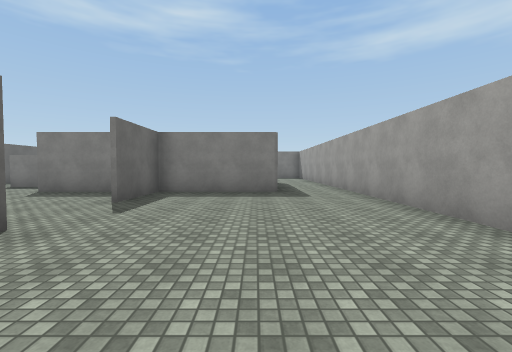
view 1 (above)

24 first-person views from a walk through a scene from a Unity 3-D project. The camera is 1.4 m above the floor, tilts 2° down and sees 90° across. The floor is counted in squares, 2.25 m on a side. Each view is taken from the middle of a square. On the plan, view 1 faces up. The plan holds only what a view shows up to about 9 squares ahead; the rest is blank. The place goes on beyond the plan. The player is left out. Surface patterns are stand-ins for the level's own textures.

view 2
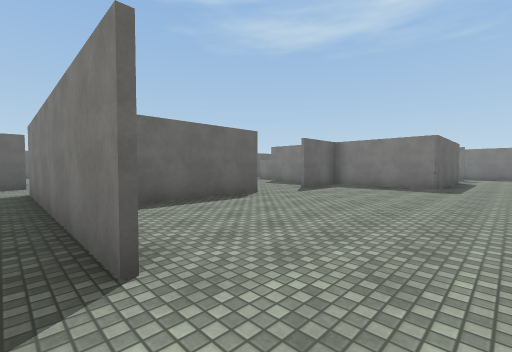

view 3
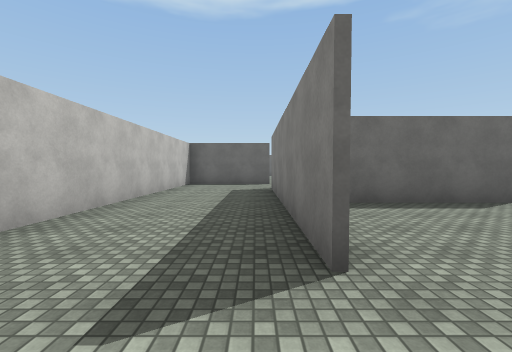

view 4
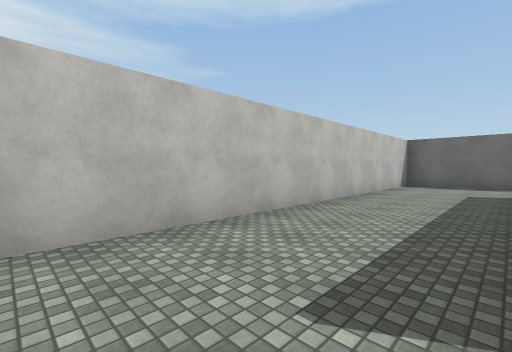

view 5
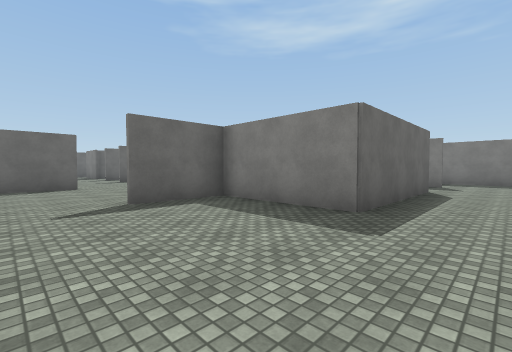

view 6
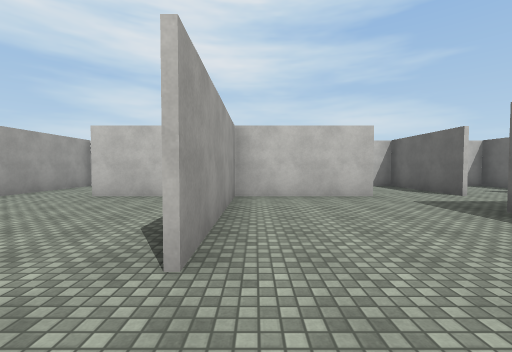

view 7
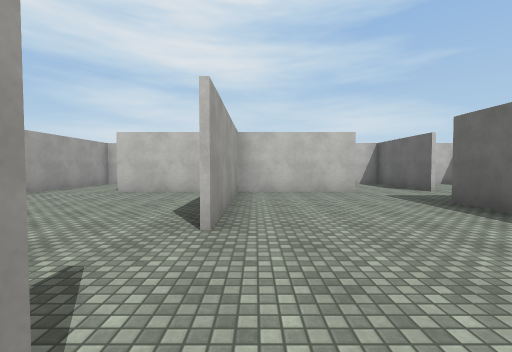

view 8
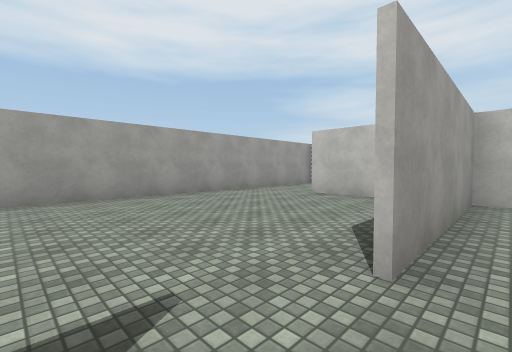

view 9
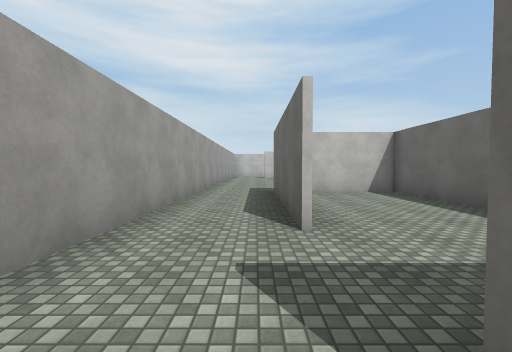

view 10
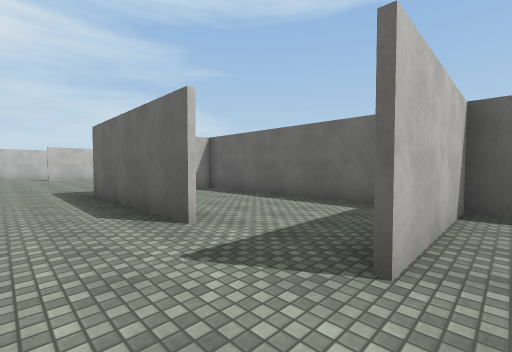

view 11
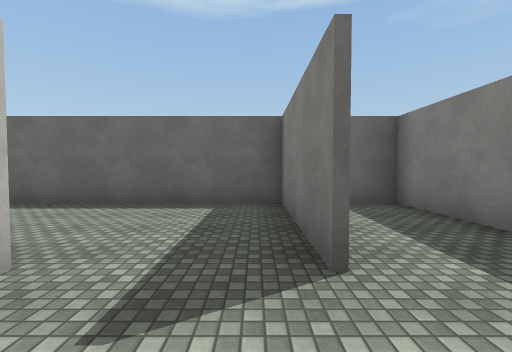

view 12
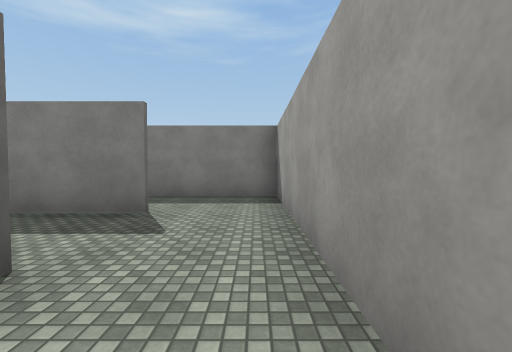

view 13
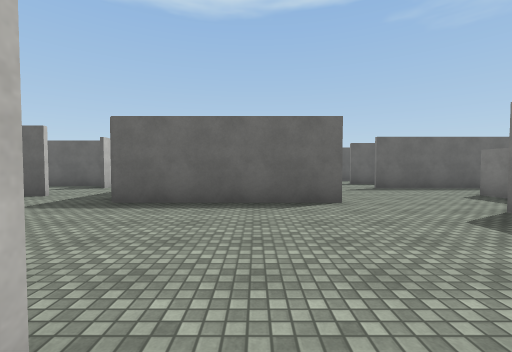

view 14
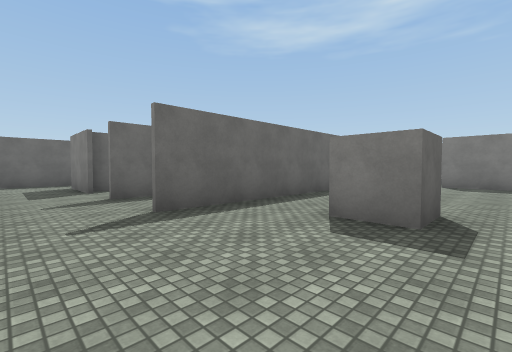

view 15
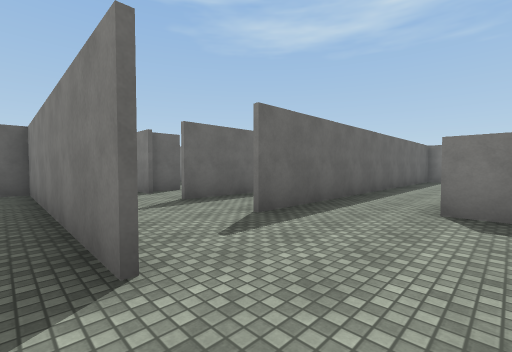

view 16
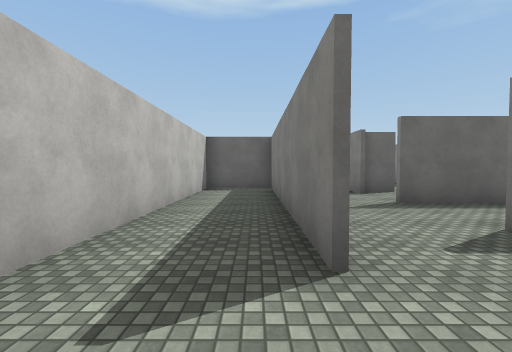

view 17
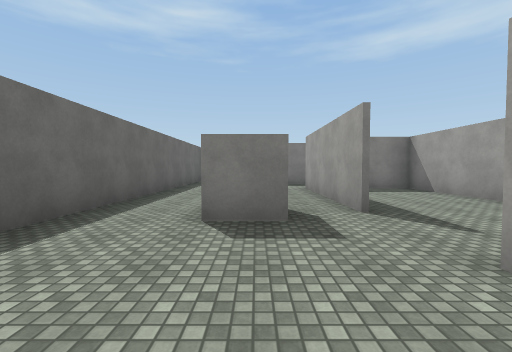

view 18
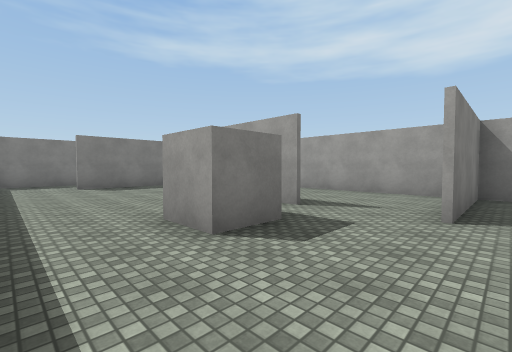

view 19
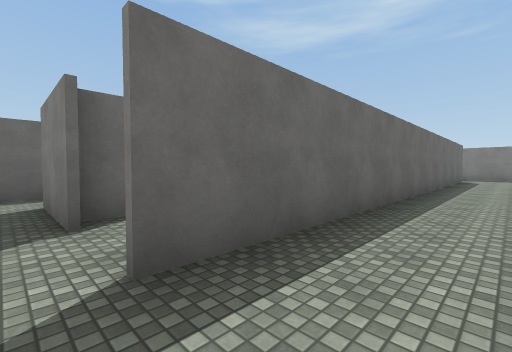

view 20
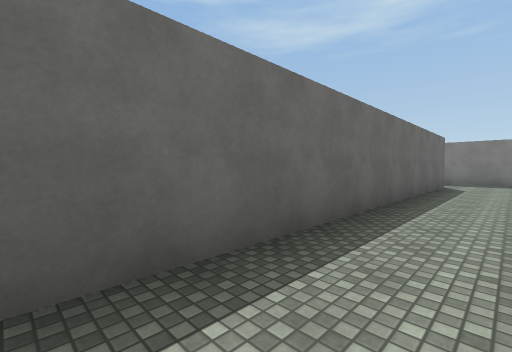

view 21
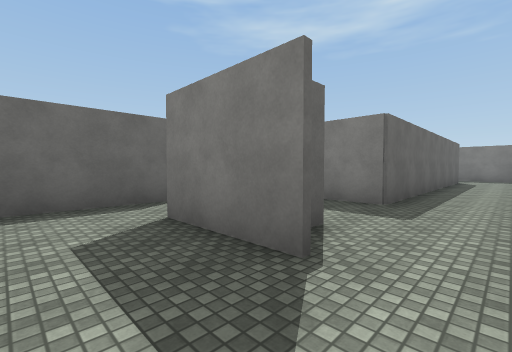

view 22
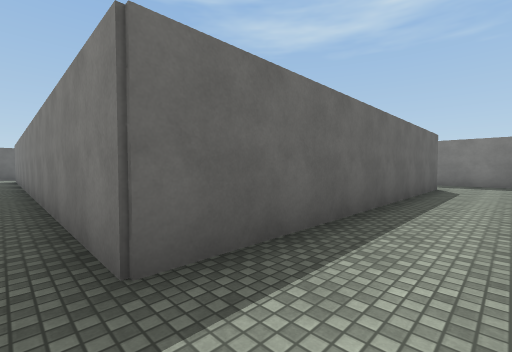

view 23
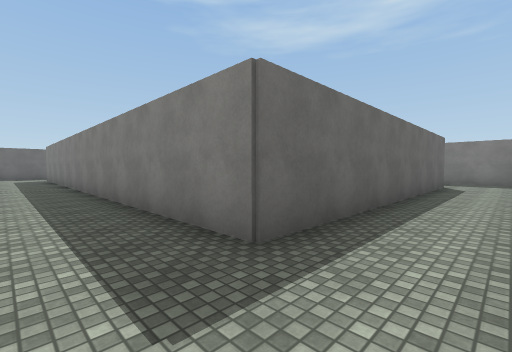

view 24
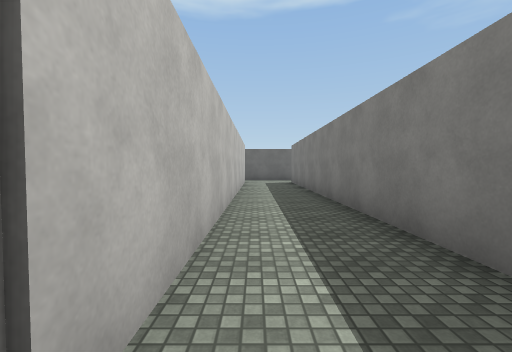

### Floor plan
Points are (right, up) in squares from view 1. A wall is a line through its corners. A room is listed if a view was taken in it or the views show most of it. See-through windows are left out.
Room 1 (views 1, 5, 11, 12)
walls: (-2.5, 2.5) (-2.5, -0.4); (-2.5, 6) (-2.5, 4.5); (2.4, -1.4) (2.4, 12.5); (-1.6, -1.5) (0.5, -1.5); (0.5, 10.6) (0.5, 6.5) (-2, 6.5)
ways out: opening at (1.5, -2) to room 2; opening at (-2, 3.5) to room 3; opening at (1.5, 12) to room 4; opening at (1, 11) to room 12
Room 2 (views 2, 3, 4)
walls: (0.6, -1.5) (-5.5, -1.5); (-7.5, -1.4) (-7.5, -4.4) (2.4, -4.4) (2.4, -1.4)
ways out: opening at (1.5, -2) to room 1; opening at (-6, -2) to room 3
Room 3 (views 6, 7, 8, 13)
walls: (-2.5, 4.5) (-2.5, 6.6); (-6.5, 4.6) (-6.5, 0.4); (-5.6, -1.5) (-2.5, -1.5) (-2.5, 2.5); (-2, 6.5) (-5.5, 6.5)
ways out: opening at (-2, 3.5) to room 1; opening at (-6, -2) to room 2; opening at (-5, 5) to room 5; opening at (-7, -1)
Room 4 (views 9, 10)
walls: (2.4, 12.5) (2.4, 14.5) (-2.5, 14.5) (-2.5, 12); (-2.5, 12.6) (0.5, 12.6)
ways out: opening at (1.5, 12) to room 1
Room 5 (views 14, 17)
walls: (-5.5, 8.5) (-5.5, 12.5); (-5, 14.5) (-7.5, 14.5); (-9.4, 14.4) (-9.4, 6.5)
ways out: opening at (-5, 5) to room 3; opening at (-7.5, 4) to room 6; opening at (-9, 5.5) to room 7; opening at (-5, 7.5) to room 11; opening at (-8, 14)
objects: cube (-7, 8) to (-7, 9)
Room 6 (views 15, 16)
walls: (-8.4, 4.5) (-14.4, 4.5) (-14.4, 2.6) (-8.4, 2.6)
ways out: opening at (-7.5, 4) to room 5
Room 7 (views 18, 19, 20)
walls: (-11.4, 19.5) (-11.4, 6.5)
ways out: opening at (-9, 5.5) to room 5; opening at (-11, 5.5) to room 8; opening at (-10, 19)
Room 8 (view 21)
walls: (-13.4, 7.6) (-13.4, 6.6)
ways out: opening at (-11, 5.5) to room 7; opening at (-12, 7) to room 9; opening at (-13.5, 5)
Room 9 (views 22, 23)
walls: (-13.4, 17.6) (-13.4, 9.5); (-12, 19.5) (-13.9, 19.5)
ways out: opening at (-12, 7) to room 8; opening at (-14, 8) to room 10; opening at (-13, 18)
Room 10 (view 24)
walls: (-25, 7.6) (-16.4, 7.6) (-16.4, 4.9); (-13.4, 9.5) (-24.9, 9.5)
ways out: opening at (-14, 8) to room 9; gap at (-15, 6)
Room 11 (no view inside)
walls: (-2.5, 7) (-2.5, 12.6); (-2, 12.5) (-3.7, 12.5)
ways out: opening at (-5, 7.5) to room 5
Room 12 (no view inside)
walls: (-2.5, 6.6) (-0.4, 6.6); (-2.5, 12) (-2.5, 6); (0.5, 12.5) (-2, 12.5)
ways out: opening at (1, 11) to room 1

Positions as (right, up) in squares from view 1, and headings:
1: (0, 0), facing up
2: (2, -2), facing up-left
3: (2, -2), facing left
4: (2, -2), facing down-left
5: (2, 3), facing up-left
6: (-3, 4), facing down
7: (-3, 5), facing down
8: (-3, 4), facing down-right
9: (1, 13), facing down
10: (2, 13), facing down-left
11: (2, 12), facing left
12: (2, 9), facing up
13: (-2, 3), facing left
14: (-6, 5), facing up-left
15: (-7, 4), facing up-left
16: (-7, 4), facing left
17: (-7, 5), facing up
18: (-9, 6), facing up-right
19: (-10, 6), facing up-left
20: (-10, 10), facing up-left
21: (-12, 5), facing up-left
22: (-12, 9), facing up-left
23: (-12, 8), facing up-left
24: (-16, 8), facing left
